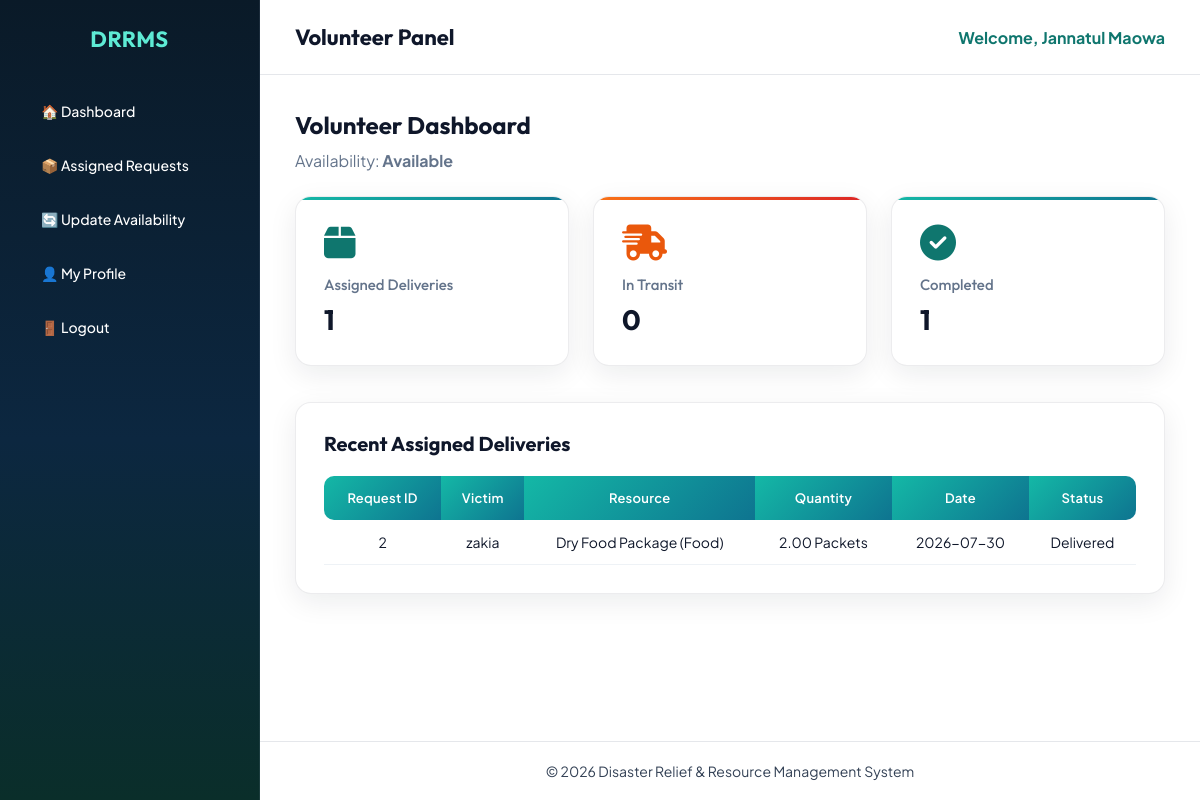
The page /volunteer/dashboard.php (signed in) on the database its author committed.
### tables this page shows
CREATE TABLE `volunteer` (
  `volunteer_id` int(11) NOT NULL,
  `user_id` int(11) NOT NULL,
  `availability_status` enum('Available','Busy','Offline') DEFAULT 'Available'
);

CREATE TABLE `resource_request` (
  `request_id` int(11) NOT NULL,
  `victim_id` int(11) NOT NULL,
  `food_type` varchar(100) DEFAULT NULL,
  `volunteer_id` int(11) DEFAULT NULL,
  `resource_name` varchar(100) NOT NULL,
  `category` varchar(50) NOT NULL,
  `unit` varchar(20) NOT NULL,
  `quantity` decimal(10,2) NOT NULL DEFAULT 0.00,
  `medicine_type` varchar(100) DEFAULT NULL,
  `clothing_type` varchar(100) DEFAULT NULL,
  `request_date` date NOT NULL,
  `status` enum('Pending','Approved','Rejected','Assigned','In Transit','Delivered') DEFAULT 'Pending'
);

CREATE TABLE `users` (
  `user_id` int(11) NOT NULL,
  `name` varchar(100) NOT NULL,
  `email` varchar(100) NOT NULL,
  `phone` varchar(20) NOT NULL,
  `address` text NOT NULL,
  `password` varchar(255) NOT NULL,
  `registration_date` date NOT NULL,
  `nid_number` varchar(20) NOT NULL,
  `role` enum('Admin','Volunteer','Victim') NOT NULL
);

### volunteer/dashboard.php (the view, shortened to what this page needs)
<?php
include("../config/database.php");
$user_id = (int)$_SESSION['user_id'];
$getVolunteer = mysqli_query($conn,"
SELECT volunteer_id, availability_status
FROM volunteer
WHERE user_id='$user_id'
");
$volunteer = mysqli_fetch_assoc($getVolunteer);
$volunteer_id = (int)$volunteer['volunteer_id'];
$assigned = mysqli_fetch_assoc(mysqli_query($conn,"
SELECT COUNT(*) AS total
FROM resource_request
WHERE volunteer_id='$volunteer_id'
AND status IN ('Assigned','In Transit','Delivered')
"));
$transit = mysqli_fetch_assoc(mysqli_query($conn,"
SELECT COUNT(*) AS total
FROM resource_request
WHERE volunteer_id='$volunteer_id'
AND status='In Transit'
"));
$completed = mysqli_fetch_assoc(mysqli_query($conn,"
SELECT COUNT(*) AS total
FROM resource_request
WHERE volunteer_id='$volunteer_id'
AND status='Delivered'
"));
$recent = mysqli_query($conn,"
SELECT resource_request.*, users.name AS victim_name
FROM resource_request
INNER JOIN victim ON resource_request.victim_id=victim.victim_id
INNER JOIN users ON victim.user_id=users.user_id
WHERE resource_request.volunteer_id='$volunteer_id'
ORDER BY request_id DESC
LIMIT 5
");
?>
<!DOCTYPE html>
<html lang="en">
<head>
<link rel="stylesheet" href="../css/admin.css">
<link rel="stylesheet"
href="https://cdnjs.cloudflare.com/ajax/libs/font-awesome/6.7.2/css/all.min.css">
</head>
<body>
<div class="dashboard">
<?php include("../includes/volunteer_sidebar.php"); ?>
<div class="main-content">
<?php include("../includes/volunteer_header.php"); ?>
<div class="content">
<h2 style="margin-bottom:10px;">Volunteer Dashboard</h2>
<p style="margin-bottom:25px;color:#64748b;">
Availability:
<strong><?php echo htmlspecialchars($volunteer['availability_status']); ?></strong>
</p>
<div class="cards">
<div class="card">
<i class="fa-solid fa-box"></i>
<h3>Assigned Deliveries</h3>
<p><?php echo (int)$assigned['total']; ?></p>
</div>
<div class="card">
<i class="fa-solid fa-truck-fast"></i>
<h3>In Transit</h3>
<p><?php echo (int)$transit['total']; ?></p>
</div>
<div class="card">
<i class="fa-solid fa-circle-check"></i>
<h3>Completed</h3>
<p><?php echo (int)$completed['total']; ?></p>
</div>
</div>
<div class="table-box">
<h2>Recent Assigned Deliveries</h2>
<table>
<tr>
<th>Request ID</th>
<th>Victim</th>
<th>Resource</th>
<th>Quantity</th>
<th>Date</th>
<th>Status</th>
</tr>
<?php
if(mysqli_num_rows($recent) > 0)
{
    while($row = mysqli_fetch_assoc($recent))
    {
?>
<tr>
<td><?php echo $row['request_id']; ?></td>
<td><?php echo htmlspecialchars($row['victim_name']); ?></td>
<td><?php echo htmlspecialchars($row['resource_name']); ?> (<?php echo htmlspecialchars($row['category']); ?>)</td>
<td><?php echo $row['quantity']; ?> <?php echo htmlspecialchars($row['unit']); ?></td>
<td><?php echo $row['request_date']; ?></td>
<td><?php echo $row['status']; ?></td>
</tr>
<?php
    }
}
else
{
?>
<tr>
<td colspan="6">No Assigned Deliveries Yet</td>
</tr>
<?php
}
?>
</table>
</div>
</div>
<?php include("../includes/admin_footer.php"); ?>
</div>
</div>
</body>
</html>

### css/admin.css (style rules this page uses)
:root { --bg-page:#eef4f7; --bg-deep:#061018; --bg-sidebar:#0a1a28; --primary:#14b8a6; --primary-deep:#0f766e; --accent:#f97316; --text:#0f172a; --muted:#64748b; --white:#ffffff; --border:rgba(15,23,42,.08); --gradient-primary:linear-gradient(135deg, #14b8a6 0%, #0e7490 100%); --gradient-accent:linear-gradient(135deg, #f97316 0%, #dc2626 100%); --gradient-sidebar: linear-gradient(180deg, #0a1a28 0%, #0c2740 55%, #0a2e2a 100%); --shadow:0 8px 28px rgba(15,23,42,.08); --font-display:'Outfit',sans-serif; --font-body:'Plus Jakarta Sans',sans-serif; }
* { margin:0; padding:0; box-sizing:border-box; font-family:var(--font-body); }
body { background:#ffffff; color:var(--text); }
h1,h2,h3,.sidebar h2 { font-family:var(--font-display); }
.dashboard { display:flex; min-height:100vh; background:#ffffff; }
.main-content { margin-left:260px; width:calc(100% - 260px); min-height:100vh; background:#ffffff; display:flex; flex-direction:column; }
.content { padding:35px; background:#ffffff; color:#0f172a; flex:1 0 auto; }
.content h2 { color:#0f172a; }
.cards { display:grid; grid-template-columns:repeat(auto-fit,minmax(220px,1fr)); gap:24px; }
.card { background:var(--white); color:var(--text); border-radius:16px; padding:28px; transition:.35s; border:1px solid var(--border); box-shadow:var(--shadow); position:relative; overflow:hidden; }
.card::before { content:''; position:absolute; top:0; left:0; right:0; height:3px; background:var(--gradient-primary); }
.card:nth-child(even)::before { background:var(--gradient-accent); }
.card i { font-size:36px; margin-bottom:14px; color:#0f766e; }
.card:nth-child(even) i { color:#ea580c; }
.card h3 { margin-bottom:8px; font-size:15px; color:#64748b; font-weight:500; }
.card p { font-size:28px; font-weight:700; color:#0f172a; font-family:var(--font-display); }
.table-box { margin-top:36px; background:var(--white); border-radius:16px; padding:28px; border:1px solid var(--border); box-shadow:var(--shadow); }
.table-box h2 { margin-bottom:20px; font-size:20px; }
table { width:100%; border-collapse:collapse; }
table th { background:var(--gradient-primary); color:white; padding:14px; font-weight:600; font-size:13px; letter-spacing:.02em; }
table th:first-child { border-radius:10px 0 0 10px; }
table th:last-child { border-radius:0 10px 10px 0; }
table td { padding:13px; border-bottom:1px solid #eef2f6; text-align:center; font-size:14px; color:#0f172a; background:#ffffff; }

### rows shown on the page
volunteer: availability_status "Available"
resource_request: request_id "2", users.name "zakia", resource_name "Dry Food Package", category "Food", quantity "2.00", unit "Packets", request_date "2026-07-30", status "Delivered"

### other values the page prints
$_SESSION['name'] "Jannatul Maowa"
$assigned['total'] "1"
$transit['total'] "0"
$completed['total'] "1"
